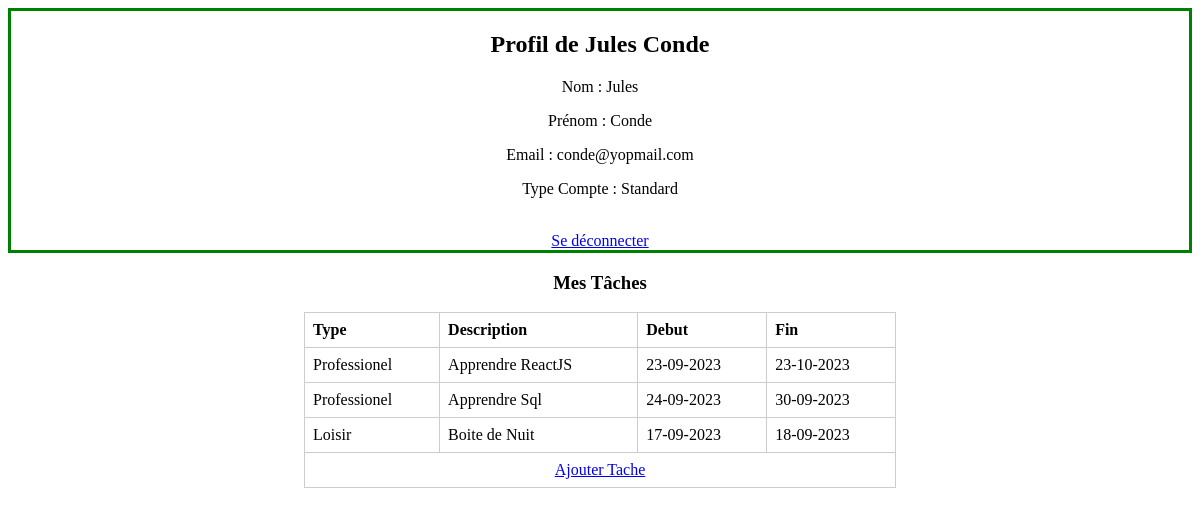
The app's page /profil.php (signed in) with its own data.
### tables this page shows
CREATE TABLE `tache` (
  `id` int(11) NOT NULL,
  `type` text NOT NULL,
  `description` varchar(100) NOT NULL,
  `db` date NOT NULL,
  `df` date NOT NULL,
  `user_id` int(11) NOT NULL
);

### profil.php (the view, shortened to what this page needs)
<?php
include('connexion.php');
    $requete = $connexion->prepare("SELECT * FROM tache WHERE user_id = :id");
    $requete->bindParam(':id', $_SESSION['userkonekte']['id']);
    $requete->execute();
    $taches = $requete->fetchAll(PDO::FETCH_ASSOC);
?>
<!DOCTYPE html>
<html lang="en">
<head>
</head>
<body>
    <center style="border: 3px solid green;">
        <h2>Profil de <?php echo $_SESSION['userkonekte']['nom'].' '.$_SESSION['userkonekte']['prenom']; ?></h2>
        <p>Nom : <?php echo $_SESSION['userkonekte']['nom']; ?></p>
        <p>Prénom : <?php echo $_SESSION['userkonekte']['prenom']; ?></p>
        <p>Email : <?php echo $_SESSION['userkonekte']['email']; ?></p>
        <p>Type Compte : <?php echo $_SESSION['userkonekte']['profil']; ?></p>
        <br>
    <a href="deconnexion.php">Se déconnecter</a>
    </center>
    <center>
        <?php if(!empty($taches)){?>
            <h3>Mes Tâches</h3>
            <table>
            <thead>
                <tr>
                    <th>Type</th>
                    <th>Description</th>
                    <th>Debut</th>
                    <th>Fin</th>
                </tr>
            </thead>
            <tbody>
            <?php if(!empty($taches)){foreach($taches as $tache){
                $dateObjdb = DateTime::createFromFormat('Y-m-d', $tache['db']);
                $dateObjdf = DateTime::createFromFormat('Y-m-d', $tache['df']);
                ?>
                    <tr>
                        <td><?php echo $tache['type']; ?></td>
                        <td><?php echo $tache['description']; ?></td>
                        <td><?php echo $dateObjdb->format('d-m-Y'); ?></td>
                        <td><?php echo $dateObjdf->format('d-m-Y'); ?></td>
                    </tr>
                <?php }}?>
            </tbody>
               <tfoot>
                    <tr>
                        <td colspan="4" class="addBtn"><a href="tache.php">Ajouter Tache</a></td>
                    </tr>
               </tfoot>
            </table>
            <?php }
                else{
                    echo '<br/>Aucune tache! <br/><br/><br/><a href="tache.php">Ajouter Tache</a>';
                }?>
    </center>
</body>
</html>

### profil.php (style rules this page uses)
table { width: 50%; border-collapse: collapse; }
table, th, td { border: 1px solid #ccc; }
th, td { padding: 8px; text-align: left; }
.addBtn { text-align: center !important; }

### records on screen
tache: type "Professionel", description "Apprendre ReactJS", db "23-09-2023", df "23-10-2023"
tache: type "Professionel", description "Apprendre Sql", db "24-09-2023", df "30-09-2023"
tache: type "Loisir", description "Boite de Nuit", db "17-09-2023", df "18-09-2023"

### other values on screen
$_SESSION['userkonekte']['nom'] "Jules"
$_SESSION['userkonekte']['prenom'] "Conde"
$_SESSION['userkonekte']['email'] "conde@yopmail.com"
$_SESSION['userkonekte']['profil'] "Standard"
